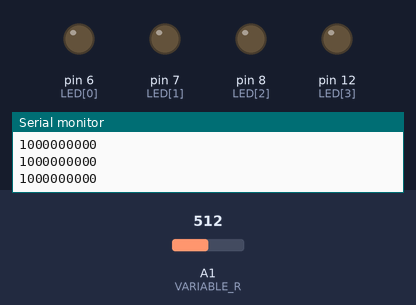
Recording of a sketch running on a simulated Arduino Uno, built with avr-gcc and run on an emulated ATmega328P. Shown: output pins drawn as LEDs (lit = HIGH), the last lines printed to the serial monitor. Inputs (shaded band) come from the test bench; at power-on: A1 (VARIABLE_R) = 512.

Above: at 1.2 s.
1.3 s: A1 (VARIABLE_R) set to 716
At 2.5 s:
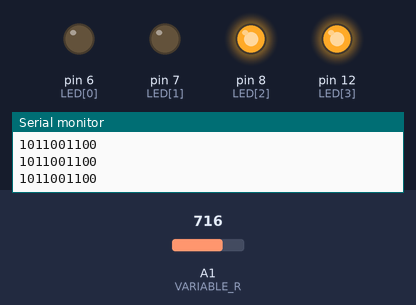
2.8 s: A1 (VARIABLE_R) set to 900
At 4.0 s:
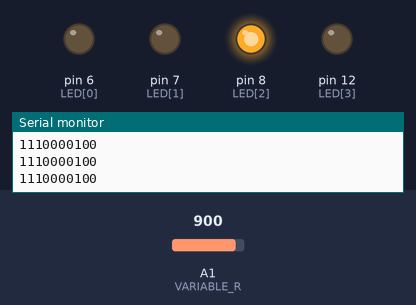
4.3 s: A1 (VARIABLE_R) set to 1023
At 5.5 s:
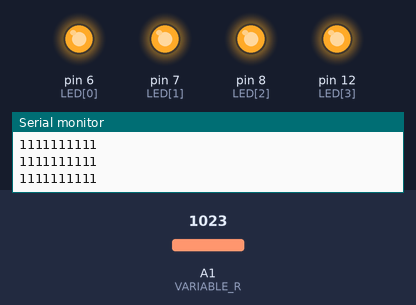
5.8 s: A1 (VARIABLE_R) set to 306
At 7.0 s:
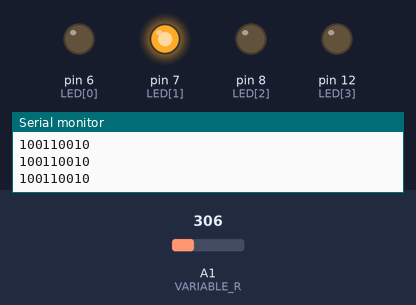
7.3 s: A1 (VARIABLE_R) set to 122
At 8.5 s:
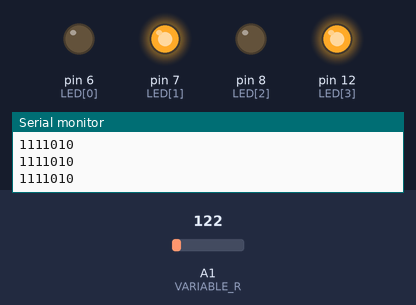
8.8 s: A1 (VARIABLE_R) set to 0
At 9.9 s:
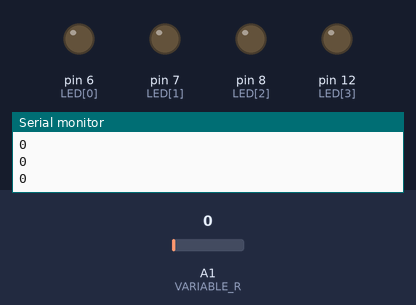
Timing chart, 0 to 11.3 s (numbered marks = the images above; inputs shaded):
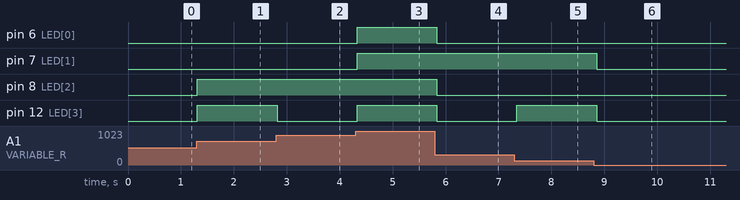

Measured:
- after the input at 1.3 s, pin 8 (LED[2]), pin 12 (LED[3]): LOW → HIGH at once
- after the input at 2.8 s, pin 12 (LED[3]): HIGH → LOW at once
- after the input at 4.3 s, pin 6 (LED[0]), pin 7 (LED[1]), pin 12 (LED[3]): LOW → HIGH at once
- after the input at 5.8 s, pin 6 (LED[0]), pin 8 (LED[2]), pin 12 (LED[3]): HIGH → LOW at once
- after the input at 7.3 s, pin 12 (LED[3]): LOW → HIGH after 0.05 s
- after the input at 8.8 s, pin 7 (LED[1]), pin 12 (LED[3]): HIGH → LOW after 0.05 s

The sketch:

ex08_05.ino
```cpp
// 가변저항의 하위 4비트값을 추출하고 LED 4개로 표현 (1이면 점등 0이면 소등)

#define VARIABLE_R A1
const int LED[] = {6, 7, 8, 12};

void setup() {
  for (int i = 0; i < 4; i++) {
    pinMode(LED[i], OUTPUT);
  }
  Serial.begin(9600);
}

void loop() {
  int value = analogRead(VARIABLE_R);
  Serial.println(value, BIN);
  for (int i = 0; i < 4; i++) {
    digitalWrite(LED[i], 0);
  }
  for (int i = 0; i < 4; i++) {
    int check_bit = 1 << i;
    if (value & check_bit) {
      digitalWrite(LED[i], 1);
    }
  }
  delay(100);
}
```
